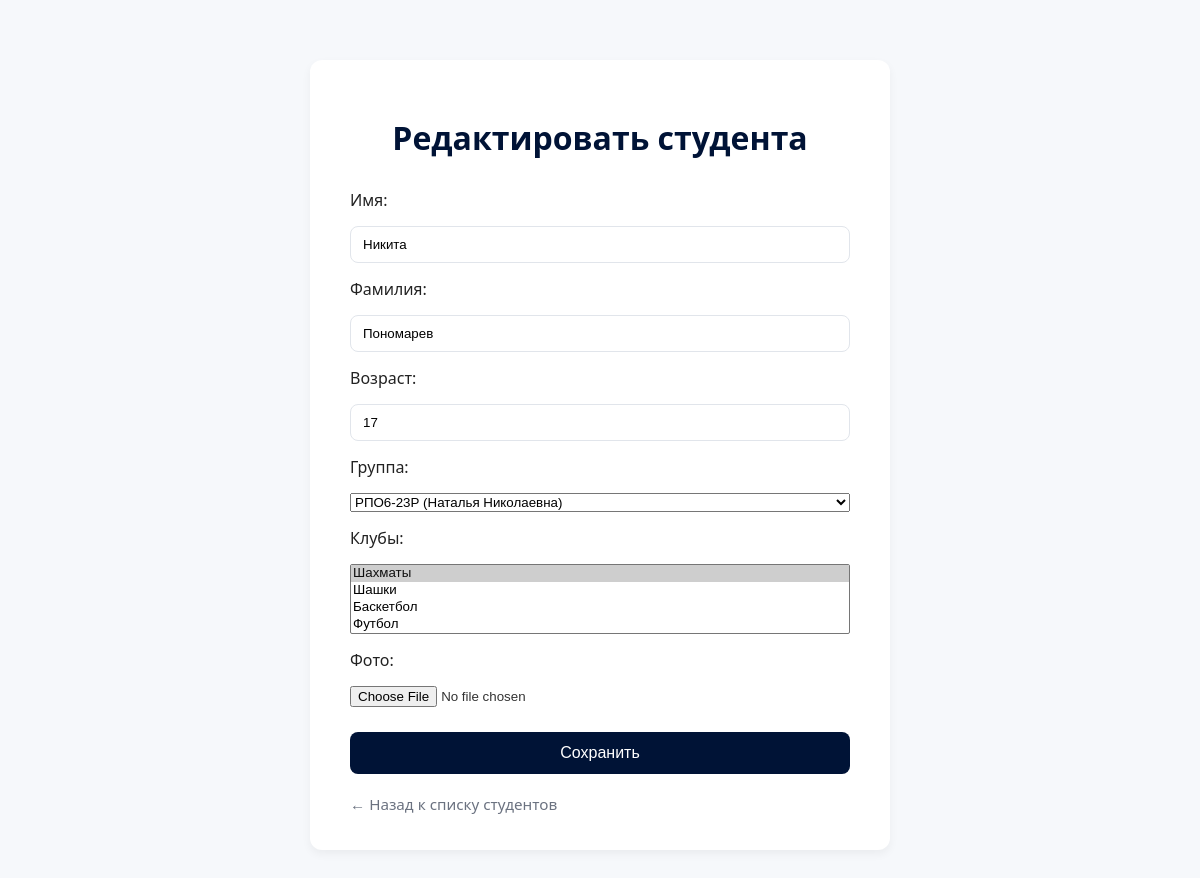
The page /students/1/edit/ (signed in) on the database its author committed.
### nikitos/models.py (models this page shows, shortened)
class Student(models.Model):
    first_name = models.CharField(max_length=100)
    last_name = models.CharField(max_length=100)
    age = models.IntegerField()
    group = models.ForeignKey(Group, on_delete=models.CASCADE)
    photo = models.ImageField(upload_to='students/', blank=True, null=True, verbose_name="Фото")
    clubs = models.ManyToManyField(Club, blank=True)

class Group(models.Model):
    name = models.CharField(max_length=100)
    curator = models.CharField(max_length=100)

class Club(models.Model):
    name = models.CharField(max_length=100)

### nikitos/views.py (the view, shortened to what this page needs)
# urls.py: path('students/<int:pk>/edit/', views.edit_student, name='edit_student'),
@login_required
def edit_student(request, pk):
    student = get_object_or_404(Student, pk=pk)
    groups = Group.objects.all()
    clubs = Club.objects.all()
    return render(
        request,
        "students/edit.html",
        {"student": student, "groups": groups, "clubs": clubs},
    )

### nikitos/templates/students/edit.html (shortened to what this page needs)
{% load static %}
<!DOCTYPE html>
<html lang="ru">
<head>
    <link rel="stylesheet" href="{% static 'css/style.css' %}">
</head>
<body>
    <div class="form-container">
        <h1>Редактировать студента</h1>
        <form method="POST" enctype="multipart/form-data">
            <label for="first_name">Имя:</label>
            <input type="text" id="first_name" name="first_name" value="{{ student.first_name }}" required>
            <label for="last_name">Фамилия:</label>
            <input type="text" id="last_name" name="last_name" value="{{ student.last_name }}" required>
            <label for="age">Возраст:</label>
            <input type="number" id="age" name="age" value="{{ student.age }}" required>
            <label for="group">Группа:</label>
            <select id="group" name="group" required>
                {% for group in groups %}
                    <option value="{{ group.id }}" {% if student.group.id == group.id %}selected{% endif %}>
                        {{ group.name }} ({{ group.curator }})
                    </option>
                {% endfor %}
            </select>
            <label for="clubs">Клубы:</label>
            <select id="clubs" name="clubs" multiple>
                {% for club in clubs %}
                    <option value="{{ club.id }}" {% if club in student.clubs.all %}selected{% endif %}>{{ club.name }}</option>
                {% endfor %}
            </select>
            <label for="photo">Фото:</label>
            <input type="file" id="photo" name="photo" accept="image/*">
            <button type="submit">Сохранить</button>
        </form>
        <a href="{% url 'student_list' %}">← Назад к списку студентов</a>
    </div>
</body>
</html>

### nikitos/static/css/style.css (style rules this page uses)
:root { --bg: #f6f8fb; --card: #ffffff; --border: #e1e5eb; --text: #333; --muted: #6b7280; --accent: #001336; --accent-hover: #002164; --shadow: 0 4px 10px rgba(0, 0, 0, 0.05); }
body { font-family: "Segoe UI", Roboto, sans-serif; background-color: var(--bg); margin: 0; padding: 0; color: var(--text); }
h1 { text-align: center; color: var(--accent); margin-bottom: 30px; }
.form-container { max-width: 500px; margin: 60px auto; background: var(--card); padding: 35px 40px; border-radius: 12px; box-shadow: var(--shadow); }
.form-container h1 { text-align: center; color: var(--accent); margin-bottom: 30px; }
form { display: flex; flex-direction: column; gap: 15px; }
label { font-weight: 500; color: #222; }
input[type="text"], input[type="number"] { padding: 10px 12px; border: 1px solid var(--border); border-radius: 8px; outline: none; transition: border-color 0.2s, box-shadow 0.2s; }
button[type="submit"] { background: var(--accent); color: white; font-size: 1em; border: none; border-radius: 8px; padding: 12px; cursor: pointer; margin-top: 10px; transition: 0.3s; }
.form-container a { display: inline-block; margin-top: 20px; color: var(--muted); text-decoration: none; font-size: 0.95em; transition: color 0.2s; }

### rows shown on the page
Student: first_name "Никита", last_name "Пономарев", age "17", group "РПО6-23Р (Наталья Николаевна)", clubs "Шахматы ☑ / Шашки / Баскетбол / Футбол"
